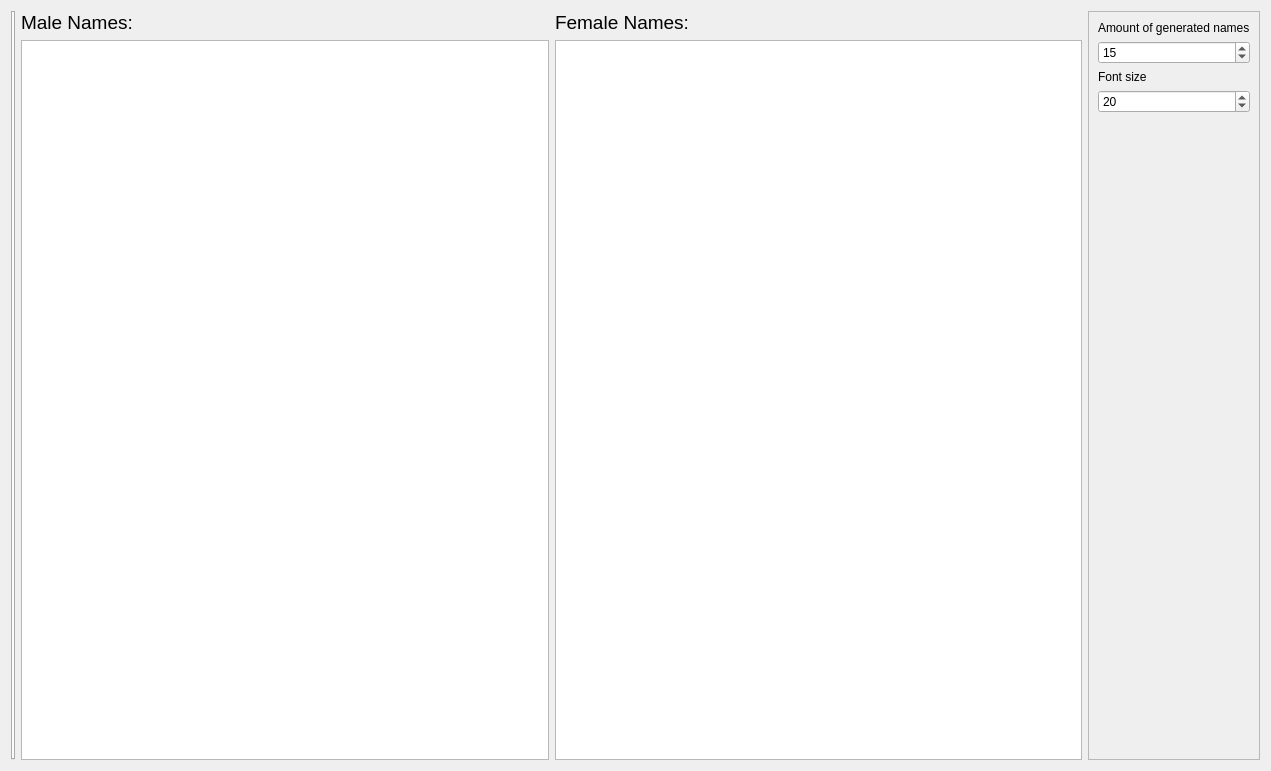
<?xml version="1.0" encoding="UTF-8"?>
<ui version="4.0">
 <class>NameGenerator</class>
 <widget class="QWidget" name="NameGenerator">
  <property name="geometry">
   <rect>
    <x>0</x>
    <y>0</y>
    <width>1271</width>
    <height>771</height>
   </rect>
  </property>
  <property name="windowTitle">
   <string>Name Generator</string>
  </property>
  <property name="windowIcon">
   <iconset resource="../../resources/resources.qrc">
    <normaloff>:/icons/gm-companion/icon256.png</normaloff>:/icons/gm-companion/icon256.png</iconset>
  </property>
  <layout class="QHBoxLayout" name="horizontalLayout">
   <item>
    <widget class="QTabWidget" name="tabWidget_categories">
     <property name="sizePolicy">
      <sizepolicy hsizetype="Preferred" vsizetype="Expanding">
       <horstretch>0</horstretch>
       <verstretch>0</verstretch>
      </sizepolicy>
     </property>
     <property name="tabPosition">
      <enum>QTabWidget::West</enum>
     </property>
    </widget>
   </item>
   <item>
    <layout class="QVBoxLayout" name="verticalLayout">
     <item>
      <widget class="QLabel" name="label_3">
       <property name="font">
        <font>
         <pointsize>14</pointsize>
        </font>
       </property>
       <property name="text">
        <string>Male Names:</string>
       </property>
      </widget>
     </item>
     <item>
      <widget class="QTextEdit" name="textEdit_male"/>
     </item>
    </layout>
   </item>
   <item>
    <layout class="QVBoxLayout" name="verticalLayout_3">
     <item>
      <widget class="QLabel" name="label_4">
       <property name="font">
        <font>
         <pointsize>14</pointsize>
        </font>
       </property>
       <property name="text">
        <string>Female Names:</string>
       </property>
      </widget>
     </item>
     <item>
      <widget class="QTextEdit" name="textEdit_female"/>
     </item>
    </layout>
   </item>
   <item>
    <widget class="QFrame" name="frame">
     <property name="frameShape">
      <enum>QFrame::StyledPanel</enum>
     </property>
     <property name="frameShadow">
      <enum>QFrame::Raised</enum>
     </property>
     <layout class="QVBoxLayout" name="verticalLayout_2">
      <item>
       <widget class="QLabel" name="label">
        <property name="text">
         <string>Amount of generated names</string>
        </property>
       </widget>
      </item>
      <item>
       <widget class="QSpinBox" name="spinBox_amount">
        <property name="buttonSymbols">
         <enum>QAbstractSpinBox::UpDownArrows</enum>
        </property>
        <property name="showGroupSeparator" stdset="0">
         <bool>false</bool>
        </property>
        <property name="minimum">
         <number>1</number>
        </property>
        <property name="value">
         <number>15</number>
        </property>
       </widget>
      </item>
      <item>
       <widget class="QLabel" name="label_2">
        <property name="text">
         <string>Font size</string>
        </property>
       </widget>
      </item>
      <item>
       <widget class="QSpinBox" name="spinBox_pointSize">
        <property name="minimum">
         <number>1</number>
        </property>
        <property name="value">
         <number>20</number>
        </property>
       </widget>
      </item>
      <item>
       <spacer name="verticalSpacer">
        <property name="orientation">
         <enum>Qt::Vertical</enum>
        </property>
        <property name="sizeHint" stdset="0">
         <size>
          <width>20</width>
          <height>634</height>
         </size>
        </property>
       </spacer>
      </item>
     </layout>
    </widget>
   </item>
  </layout>
 </widget>
 <resources>
  <include location="../../resources/resources.qrc"/>
 </resources>
 <connections/>
</ui>
